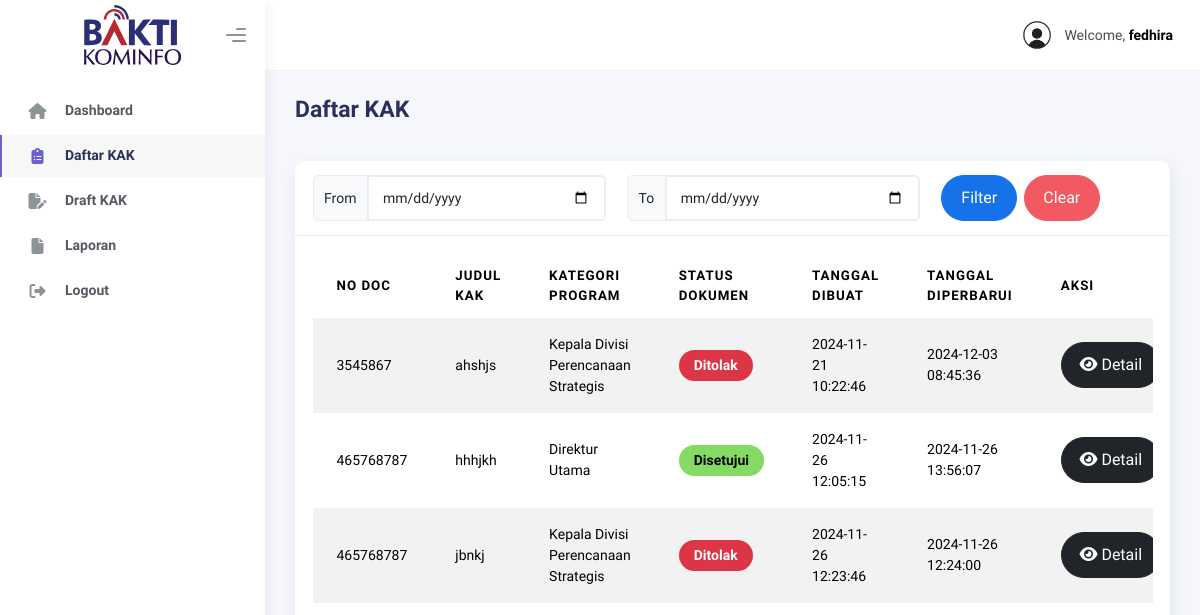
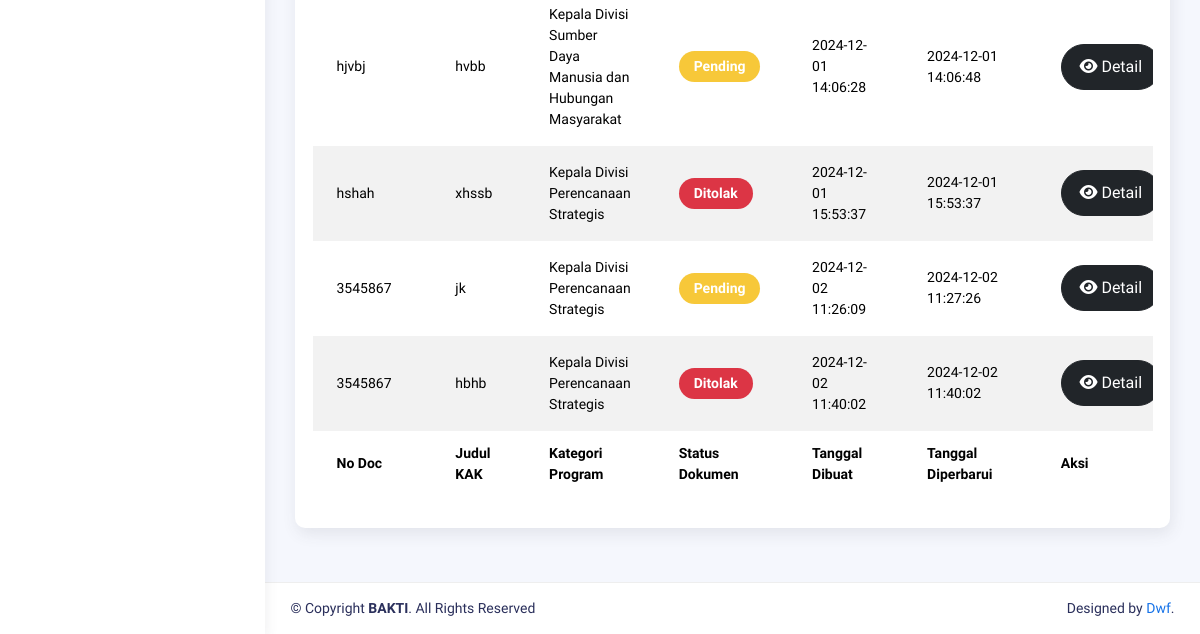
Before: /views/user/daftar.php (signed in) with the older database file (2 pictures, top to bottom).
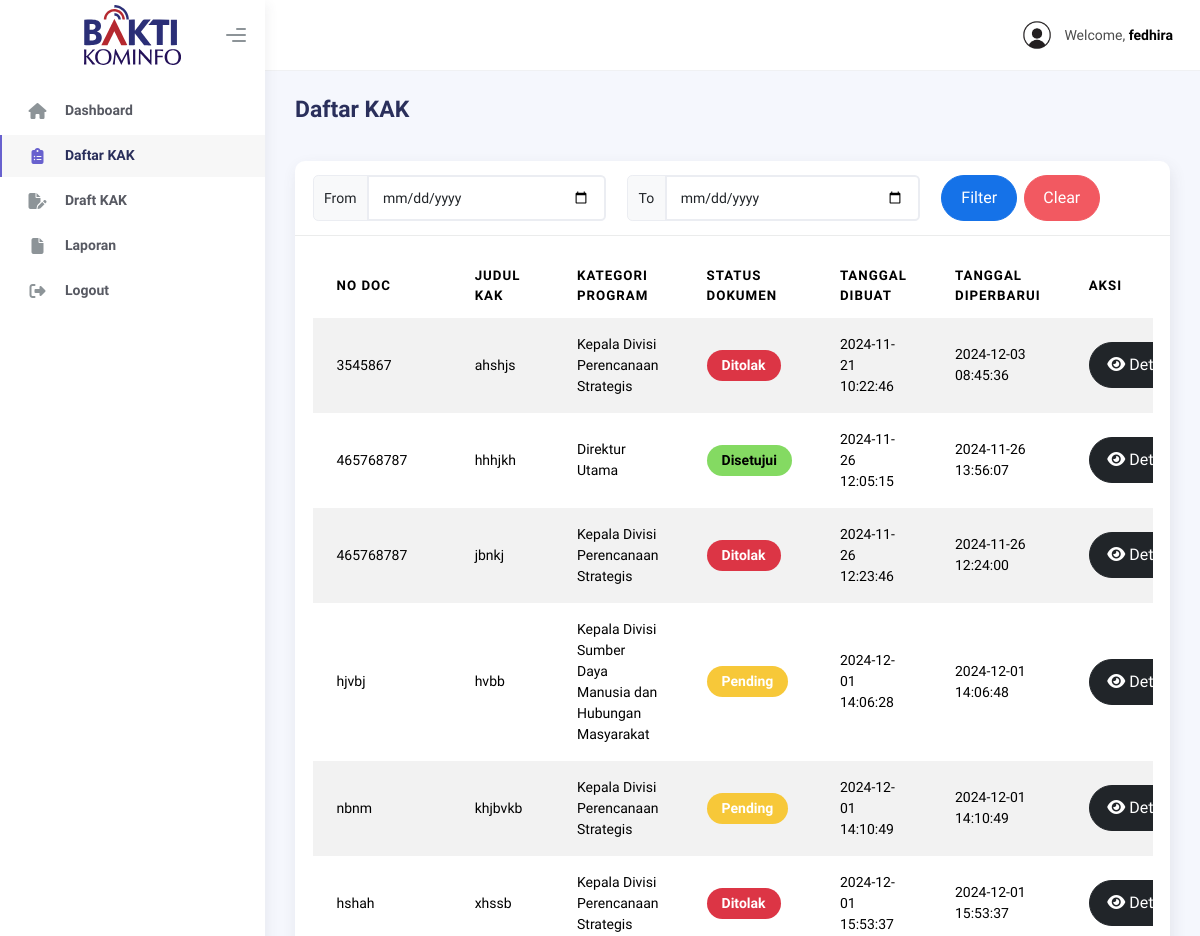
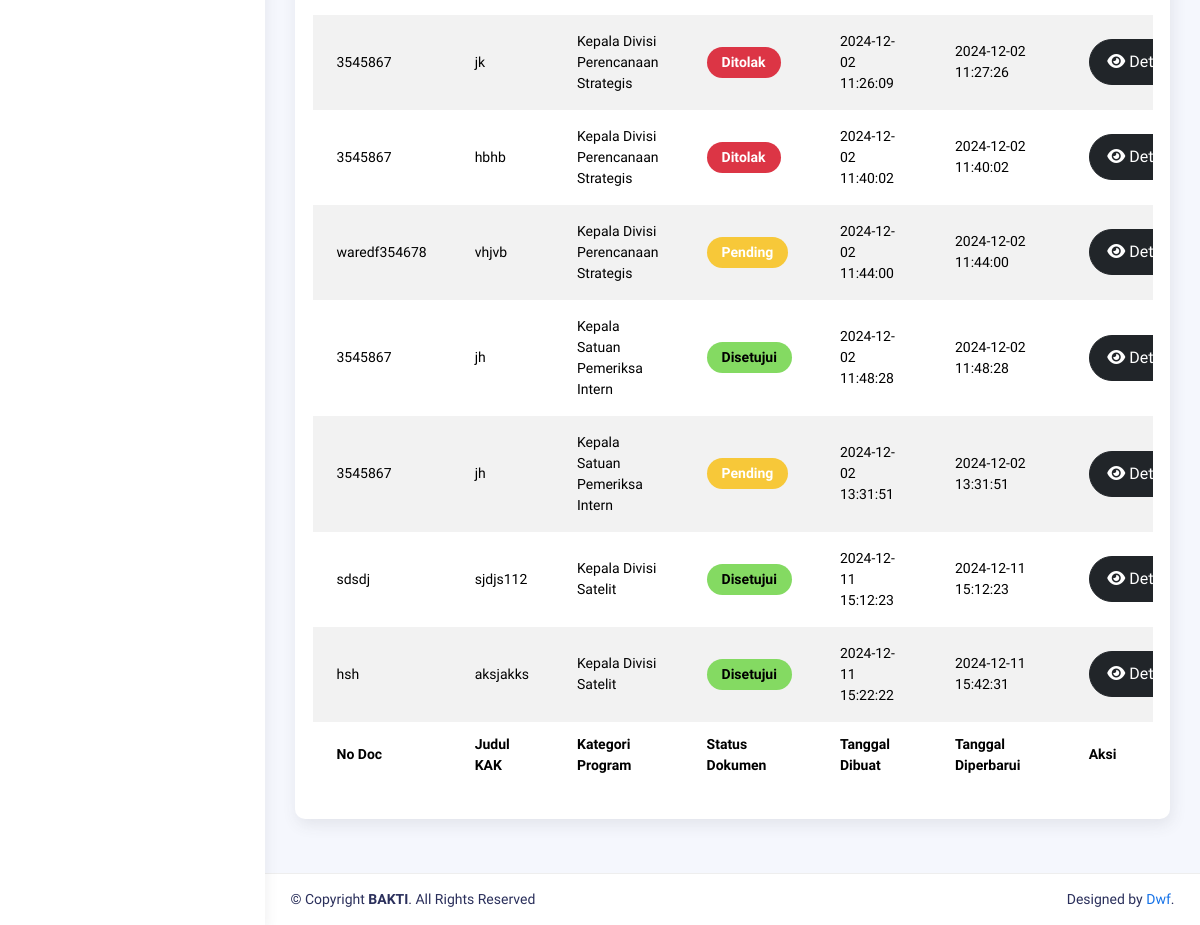
After: the same page with the newer database file (2 pictures, top to bottom).
### tables this page shows
CREATE TABLE `kak` (
  `kak_id` int(11) NOT NULL,
  `user_id` int(11) NOT NULL,
  `kategori_id` int(11) NOT NULL,
  `no_doc_mak` varchar(100) NOT NULL,
  `judul` varchar(255) NOT NULL,
  `status` enum('pending','disetujui','ditolak','draft') NOT NULL,
  `indikator` text NOT NULL,
  `satuan_ukur` text NOT NULL,
  `volume` text NOT NULL,
  `latar_belakang` text NOT NULL,
  `dasar_hukum` text NOT NULL,
  `gambaran_umum` text NOT NULL,
  `tujuan` text NOT NULL,
  `target_sasaran` text NOT NULL,
  `unit_kerja` text NOT NULL,
  `ruang_lingkup` text NOT NULL,
  `produk_jasa_dihasilkan` text NOT NULL,
  `waktu_pelaksanaan` text NOT NULL,
  `tenaga_ahli_terampil` text NOT NULL,
  `peralatan` text NOT NULL,
  `metode_kerja` text NOT NULL,
  `manajemen_resiko` text NOT NULL,
  `laporan_pengajuan_pekerjaan` text NOT NULL,
  `sumber_dana_prakiraan_biaya` text NOT NULL,
  `penutup` text NOT NULL,
  `lampiran` varchar(150) NOT NULL,
  `created_at` datetime NOT NULL,
  `updated_at` datetime NOT NULL
);

CREATE TABLE `kategori_program` (
  `kategori_id` int(11) NOT NULL,
  `nama_divisi` char(100) NOT NULL,
  `status` enum('plt','definitif') NOT NULL
);

### views/user/daftar.php (the view, shortened to what the changed rows need)
<?php
require '../../models/DaftarModel.php';
$user_id = $_SESSION['user_id'];
?>
<!DOCTYPE html>
<html lang="en">
<head>
  <link rel="stylesheet" href="../../assets/css/style.css">
  <link rel="stylesheet" href="https://cdn.jsdelivr.net/npm/sweetalert2@11/dist/sweetalert2.min.css">
  <link rel="stylesheet" href="https://cdnjs.cloudflare.com/ajax/libs/font-awesome/6.6.0/css/all.min.css">
  <link rel="stylesheet" href="../../assets/css/bootstrap.min.css" />
  <link rel="stylesheet" href="../../assets/css/plugins.min.css" />
  <link rel="stylesheet" href="../../assets/css/kaiadmin.min.css" />
  <link rel="stylesheet" href="../../assets/css/demo.css" />
</head>
<body>
  <div class="wrapper">
    <div class="main-panel">
      <div class="container">
        <div class="page-inner">
          <div class="row">
            <div class="col-md-12">
              <div class="card">
                <div class="card-body">
                  <?php
                  $query = "
SELECT
    kak.kak_id,
    kak.no_doc_mak,
    kak.judul,
    kategori_program.nama_divisi AS kategori_program,
    kak.status,
    kak.created_at AS tanggal_dibuat,
    kak.updated_at AS tanggal_diperbarui
FROM
    kak
LEFT JOIN
    kategori_program
ON
    kak.kategori_id = kategori_program.kategori_id
WHERE
    kak.status IN ('pending', 'disetujui', 'ditolak')
    AND kak.user_id = '$user_id'
";
                  $result = mysqli_query($koneksi, $query);
                  ?>
                  <div class="table-responsive">
                    <table id="add-row" class="display table table-striped table-hover">
                      <thead>
                        <tr>
                          <th>No Doc</th>
                          <th>Judul KAK</th>
                          <th>Kategori Program</th>
                          <th>Status Dokumen</th>
                          <th>Tanggal Dibuat</th>
                          <th>Tanggal Diperbarui</th>
                          <th style="width: 15%">Aksi</th>
                        </tr>
                      </thead>
                      <tfoot>
                        <tr>
                          <th>No Doc</th>
                          <th>Judul KAK</th>
                          <th>Kategori Program</th>
                          <th>Status Dokumen</th>
                          <th>Tanggal Dibuat</th>
                          <th>Tanggal Diperbarui</th>
                          <th>Aksi</th>
                        </tr>
                      </tfoot>
                      <tbody>
                        <?php if (mysqli_num_rows($result) > 0): ?>
                          <?php while ($row = mysqli_fetch_assoc($result)): ?>
                            <?php
                            $statusClass = '';
                            switch ($row['status']) {
                              case 'disetujui':
                                $statusClass = 'status-disetujui';
                                break;
                              case 'pending':
                                $statusClass = 'status-pending';
                                break;
                              case 'ditolak':
                                $statusClass = 'status-ditolak';
                                break;
                            }
                            ?>
                            <tr>
                              <td><?= htmlspecialchars($row['no_doc_mak']); ?></td>
                              <td><?= htmlspecialchars($row['judul']); ?></td>
                              <td><?= htmlspecialchars($row['kategori_program']); ?></td>
                              <td>
                                <span class="status <?= $statusClass; ?>">
                                  <?= ucfirst($row['status']); ?>
                                </span>
                              </td>
                              <td><?= htmlspecialchars($row['tanggal_dibuat']); ?></td>
                              <td><?= htmlspecialchars($row['tanggal_diperbarui']); ?></td>
                              <td>
                                <div class="form-button-action">
                                  <a href="../../controllers/generate_pdf.php?kak_id=<?= $row['kak_id']; ?>" target="_blank" class='btn btn-dark btn-round me-2' style='width: 100px;'>
                                    <i class='fas fa-eye'></i> Detail
                                  </a>
                                </div>
                              </td>
                            </tr>
                          <?php endwhile; ?>
                        <?php else: ?>
                          <tr>
                            <td colspan="7" class="text-center">Tidak ada data daftar ditemukan.</td>
                          </tr>
                        <?php endif; ?>
                      </tbody>
                    </table>
                  </div>
                </div>
              </div>
            </div>
          </div>
        </div>
      </div>
    </div>
  </div>
</body>
</html>

Changed rows visible on the page:
now on this page (row edited): kak: no_doc_mak "nbnm", judul "khjbvkb", kategori.nama_divisi "Kepala Divisi Perencanaan Strategis", status "Pending", created_at "2024-12-01 14:10:49", updated_at "2024-12-01 14:10:49"
changed kak "jk": status "Pending" → "Ditolak"
now on this page (row edited): kak: no_doc_mak "waredf354678", judul "vhjvb", kategori.nama_divisi "Kepala Divisi Perencanaan Strategis", status "Pending", created_at "2024-12-02 11:44:00", updated_at "2024-12-02 11:44:00"
now on this page (row edited): kak: no_doc_mak "3545867", judul "jh", kategori.nama_divisi "Kepala Satuan Pemeriksa Intern", status "Disetujui", created_at "2024-12-02 11:48:28", updated_at "2024-12-02 11:48:28"
now on this page (row edited): kak: no_doc_mak "3545867", judul "jh", kategori.nama_divisi "Kepala Satuan Pemeriksa Intern", status "Pending", created_at "2024-12-02 13:31:51", updated_at "2024-12-02 13:31:51"
added kak: no_doc_mak "sdsdj", judul "sjdjs112", kategori.nama_divisi "Kepala Divisi Satelit", status "Disetujui", created_at "2024-12-11 15:12:23", updated_at "2024-12-11 15:12:23"
added kak: no_doc_mak "hsh", judul "aksjakks", kategori.nama_divisi "Kepala Divisi Satelit", status "Disetujui", created_at "2024-12-11 15:22:22", updated_at "2024-12-11 15:42:31"
